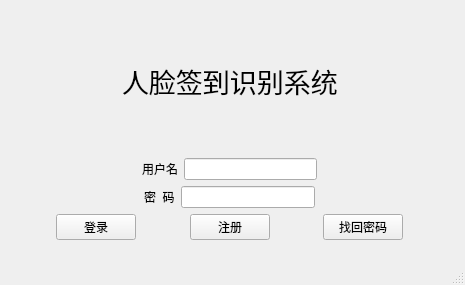
<?xml version="1.0" encoding="UTF-8"?>
<ui version="4.0">
 <class>Login_Form</class>
 <widget class="QMainWindow" name="Login_Form">
  <property name="geometry">
   <rect>
    <x>0</x>
    <y>0</y>
    <width>465</width>
    <height>285</height>
   </rect>
  </property>
  <property name="sizePolicy">
   <sizepolicy hsizetype="Fixed" vsizetype="Fixed">
    <horstretch>0</horstretch>
    <verstretch>0</verstretch>
   </sizepolicy>
  </property>
  <property name="minimumSize">
   <size>
    <width>465</width>
    <height>285</height>
   </size>
  </property>
  <property name="maximumSize">
   <size>
    <width>465</width>
    <height>285</height>
   </size>
  </property>
  <property name="windowTitle">
   <string>人脸签到系统-登录</string>
  </property>
  <property name="windowIcon">
   <iconset>
    <normaloff>../icon/APP_icon.ico</normaloff>../icon/APP_icon.ico</iconset>
  </property>
  <widget class="QWidget" name="centralwidget">
   <property name="sizePolicy">
    <sizepolicy hsizetype="Preferred" vsizetype="Preferred">
     <horstretch>0</horstretch>
     <verstretch>0</verstretch>
    </sizepolicy>
   </property>
   <widget class="QWidget" name="verticalLayoutWidget">
    <property name="geometry">
     <rect>
      <x>9</x>
      <y>9</y>
      <width>441</width>
      <height>231</height>
     </rect>
    </property>
    <layout class="QVBoxLayout" name="verticalLayout">
     <item>
      <layout class="QHBoxLayout" name="horizontalLayout">
       <item>
        <spacer name="horizontalSpacer_7">
         <property name="orientation">
          <enum>Qt::Horizontal</enum>
         </property>
         <property name="sizeHint" stdset="0">
          <size>
           <width>40</width>
           <height>20</height>
          </size>
         </property>
        </spacer>
       </item>
       <item>
        <widget class="QLabel" name="label_3">
         <property name="font">
          <font>
           <family>黑体</family>
           <pointsize>20</pointsize>
          </font>
         </property>
         <property name="text">
          <string>人脸签到识别系统</string>
         </property>
         <property name="margin">
          <number>20</number>
         </property>
        </widget>
       </item>
       <item>
        <spacer name="horizontalSpacer_8">
         <property name="orientation">
          <enum>Qt::Horizontal</enum>
         </property>
         <property name="sizeHint" stdset="0">
          <size>
           <width>40</width>
           <height>20</height>
          </size>
         </property>
        </spacer>
       </item>
      </layout>
     </item>
     <item>
      <layout class="QHBoxLayout" name="horizontalLayout_6">
       <item>
        <spacer name="horizontalSpacer_6">
         <property name="orientation">
          <enum>Qt::Horizontal</enum>
         </property>
         <property name="sizeHint" stdset="0">
          <size>
           <width>40</width>
           <height>20</height>
          </size>
         </property>
        </spacer>
       </item>
       <item>
        <widget class="QLabel" name="label_2">
         <property name="text">
          <string>用户名</string>
         </property>
        </widget>
       </item>
       <item>
        <widget class="QLineEdit" name="lineEdit"/>
       </item>
       <item>
        <spacer name="horizontalSpacer_11">
         <property name="orientation">
          <enum>Qt::Horizontal</enum>
         </property>
         <property name="sizeHint" stdset="0">
          <size>
           <width>40</width>
           <height>20</height>
          </size>
         </property>
        </spacer>
       </item>
      </layout>
     </item>
     <item>
      <layout class="QHBoxLayout" name="horizontalLayout_5">
       <item>
        <spacer name="horizontalSpacer_5">
         <property name="orientation">
          <enum>Qt::Horizontal</enum>
         </property>
         <property name="sizeHint" stdset="0">
          <size>
           <width>40</width>
           <height>20</height>
          </size>
         </property>
        </spacer>
       </item>
       <item>
        <widget class="QLabel" name="label">
         <property name="text">
          <string>密  码</string>
         </property>
        </widget>
       </item>
       <item>
        <widget class="QLineEdit" name="lineEdit_2"/>
       </item>
       <item>
        <spacer name="horizontalSpacer_12">
         <property name="orientation">
          <enum>Qt::Horizontal</enum>
         </property>
         <property name="sizeHint" stdset="0">
          <size>
           <width>40</width>
           <height>20</height>
          </size>
         </property>
        </spacer>
       </item>
      </layout>
     </item>
     <item>
      <layout class="QHBoxLayout" name="horizontalLayout_4">
       <item>
        <spacer name="horizontalSpacer">
         <property name="orientation">
          <enum>Qt::Horizontal</enum>
         </property>
         <property name="sizeHint" stdset="0">
          <size>
           <width>40</width>
           <height>20</height>
          </size>
         </property>
        </spacer>
       </item>
       <item>
        <widget class="QPushButton" name="pushButton">
         <property name="text">
          <string>登录</string>
         </property>
        </widget>
       </item>
       <item>
        <spacer name="horizontalSpacer_2">
         <property name="orientation">
          <enum>Qt::Horizontal</enum>
         </property>
         <property name="sizeHint" stdset="0">
          <size>
           <width>40</width>
           <height>20</height>
          </size>
         </property>
        </spacer>
       </item>
       <item>
        <widget class="QPushButton" name="pushButton_3">
         <property name="text">
          <string>注册</string>
         </property>
        </widget>
       </item>
       <item>
        <spacer name="horizontalSpacer_3">
         <property name="orientation">
          <enum>Qt::Horizontal</enum>
         </property>
         <property name="sizeHint" stdset="0">
          <size>
           <width>40</width>
           <height>20</height>
          </size>
         </property>
        </spacer>
       </item>
       <item>
        <widget class="QPushButton" name="pushButton_2">
         <property name="text">
          <string>找回密码</string>
         </property>
        </widget>
       </item>
       <item>
        <spacer name="horizontalSpacer_4">
         <property name="orientation">
          <enum>Qt::Horizontal</enum>
         </property>
         <property name="sizeHint" stdset="0">
          <size>
           <width>40</width>
           <height>20</height>
          </size>
         </property>
        </spacer>
       </item>
      </layout>
     </item>
    </layout>
   </widget>
  </widget>
  <widget class="QMenuBar" name="menubar">
   <property name="geometry">
    <rect>
     <x>0</x>
     <y>0</y>
     <width>465</width>
     <height>22</height>
    </rect>
   </property>
  </widget>
  <widget class="QStatusBar" name="statusbar"/>
 </widget>
 <resources/>
 <connections>
  <connection>
   <sender>pushButton</sender>
   <signal>clicked()</signal>
   <receiver>Login_Form</receiver>
   <slot>login()</slot>
   <hints>
    <hint type="sourcelabel">
     <x>111</x>
     <y>236</y>
    </hint>
    <hint type="destinationlabel">
     <x>158</x>
     <y>247</y>
    </hint>
   </hints>
  </connection>
  <connection>
   <sender>pushButton_3</sender>
   <signal>clicked()</signal>
   <receiver>Login_Form</receiver>
   <slot>register()</slot>
   <hints>
    <hint type="sourcelabel">
     <x>248</x>
     <y>237</y>
    </hint>
    <hint type="destinationlabel">
     <x>294</x>
     <y>244</y>
    </hint>
   </hints>
  </connection>
  <connection>
   <sender>pushButton_2</sender>
   <signal>clicked()</signal>
   <receiver>Login_Form</receiver>
   <slot>refindPassword()</slot>
   <hints>
    <hint type="sourcelabel">
     <x>387</x>
     <y>238</y>
    </hint>
    <hint type="destinationlabel">
     <x>416</x>
     <y>246</y>
    </hint>
   </hints>
  </connection>
 </connections>
 <slots>
  <slot>login()</slot>
  <slot>register()</slot>
  <slot>refindPassword()</slot>
 </slots>
</ui>
